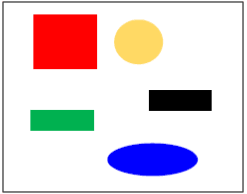
//> input picture test6/1.png, 247 x 194 px, given in place of poly.jpg, which was not available
$ ./test6_test   (built with g++ and OpenCV 4)
//> lines starting //> are read from the running program, lines starting //| are printed output that depends on the picture; after the words box and inside, x2 and y2 are one past the last pixel; in counts of white or black regions, pixels touching at a corner belong together; pictures that were not available may be replaced by others from this repository, and a replacement may not be noted
#include <opencv2/opencv.hpp>
#include "opencv2/highgui/highgui.hpp"
#include "opencv2/imgproc/imgproc.hpp"
#include <math.h>

using namespace cv;
using namespace std;

char* imagePath[] = { "poly.jpg", "test6\\1.png", "test6\\交通1.jpg", "test6\\交通2.jpg",
"test6\\交通3.jpg", "test6\\交通5.jpg",  "test6\\交通6.jpg",  "test6\\交通7.jpeg" };

int main()
{
	Mat srcImage = imread(imagePath[0]);
//> srcImage is the input picture: 194 rows x 247 cols, CV_8UC3; mean B, G, R 214.5, 209, 224
//> imagePath = 8 items
	resize(srcImage, srcImage, Size(480, 360));
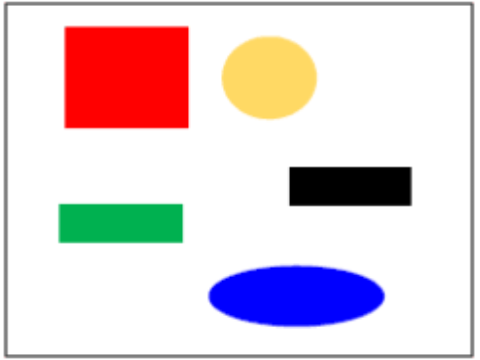
//> srcImage: 360 rows x 480 cols, CV_8UC3; mean B, G, R 214.5, 209, 224
	Mat filterImage, grayImage, binaryImage;
	bilateralFilter(srcImage, filterImage, 25, 25 * 2, 25 / 2);
	cvtColor(filterImage, grayImage, CV_RGB2GRAY);
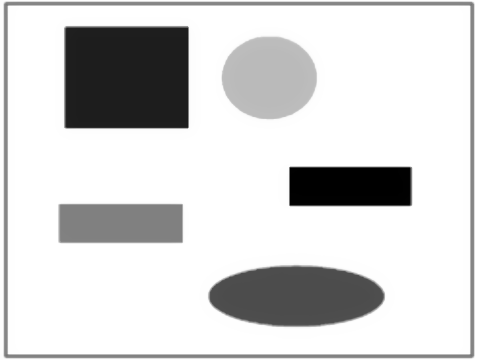
//> grayImage: 360 rows x 480 cols, CV_8UC1; min 0, max 255, mean 212.4
	threshold(grayImage, binaryImage, 200, 255, THRESH_BINARY_INV);
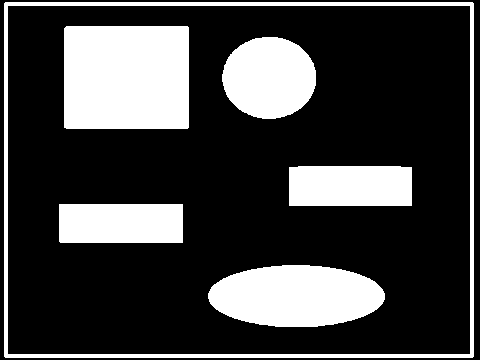
//> binaryImage: 360 rows x 480 cols, CV_8UC1; 25.4% white; 6 white regions

	vector<vector<Point> > contours;
	vector<Vec4i> hierarchy;
	findContours(binaryImage, contours, hierarchy, RETR_CCOMP, CHAIN_APPROX_NONE); //找轮廓
//> contours = 7 contours; box (x1, y1, x2, y2) and area: (4, 2, 474, 358) 166493, (7, 5, 471, 355) 161585, (64, 26, 189, 129) 12644, (208, 265, 385, 327) 8460, (222, 37, 316, 119) 5935, (289, 166, 412, 206) 4739, (59, 204, 183, 243) 4674

	Mat canvas(srcImage.rows, srcImage.cols, CV_8UC3);
	canvas = Scalar::all(255);

	cout << contours.size() << endl;
//| 7
	for (int index = 0; index >= 0; index = hierarchy[index][0])
	{
		cout << "index" << index << endl;
		CvPoint2D32f rectpoint[4];
		CvBox2D rect = minAreaRect(Mat(contours[index]));

		cvBoxPoints(rect, rectpoint); //获取4个顶点坐标
									  //与水平线的角度
		int line1 = sqrt((rectpoint[1].y - rectpoint[0].y)*(rectpoint[1].y - rectpoint[0].y) + (rectpoint[1].x - rectpoint[0].x)*(rectpoint[1].x - rectpoint[0].x));
		int line2 = sqrt((rectpoint[3].y - rectpoint[0].y)*(rectpoint[3].y - rectpoint[0].y) + (rectpoint[3].x - rectpoint[0].x)*(rectpoint[3].x - rectpoint[0].x));
		float centerX = (rectpoint[2].x + rectpoint[0].x) / 2;
		float centerY = (rectpoint[2].y + rectpoint[0].y) / 2;
		if (line1*line2 > srcImage.cols * srcImage.rows * 0.9)
			continue;
		Vec3b color = srcImage.at<Vec3b>(centerY, centerX);
		drawContours(binaryImage, contours, index, Scalar(255), CV_FILLED, 8, hierarchy, INT_MAX);
		if (color[0] < 120 && color[1] > 200 && color[2] > 200)

		{
			putText(srcImage, "YELLOW", Point(centerX, centerY), 1, 1, Scalar(0, 0, 0),1);
		}
		else if(color[0] > 200 && color[1] < 20 && color[2] < 20)
		{
			putText(srcImage, "BLUE", Point(centerX, centerY), 1, 1, Scalar(0, 0, 0), 1);
		}
		else if (color[0] < 20 && color[1] < 20 && color[2] > 200)
		{
			putText(srcImage, "RED", Point(centerX, centerY), 1, 1, Scalar(0, 0, 0), 1);
		}
		else if (color[0] < 100 && color[1] > 100 && color[2] < 10)
		{
			putText(srcImage, "GREEN", Point(centerX, centerY), 1, 1, Scalar(0, 0, 0), 1);
		}
		else if (color[0] < 20 && color[1] < 20 && color[2] < 20)
		{
			putText(srcImage, "BLACK", Point(centerX, centerY), 1, 1, Scalar(0, 0, 255), 1);
		}
		rectangle(srcImage, rectpoint[0], rectpoint[2], Scalar(255), 2);
	//	imshow("canvas", canvas);
//		waitKey();
	}
//> this loop made 6 passes
//> (rect, rectpoint, line1, line2, centerX, centerY, color) on pass 5: (centre (126, 77), size (102, 124), angle -90, 4 Points (x, y): [188, 128], [64, 128], [64, 26], [188, 26], 123, 101, 126, 77, [0, 0, 255])
//> (rect, line1, line2, centerX, centerY, color) on passes 1 to 4: (centre (296, 295.5), size (61, 176), angle -90, 176, 61, 296, 295.5, [255, 0, 0]), (centre (120.5, 223), size (38, 123), angle -90, 122, 38, 120.5, 223, [80, 177, 0]), (centre (350, 185.5), size (39, 122), angle -90, 122, 39, 350, 185.5, [0, 0, 0]), (centre (268.5, 77.5), size (81, 93), angle -90, 93, 81, 268.5, 77.5, [100, 217, 255])
//> pass 2, `putText(srcImage, "GREEN", Point(centerX, centerY), 1, 1, Scalar(0, 0,..`:
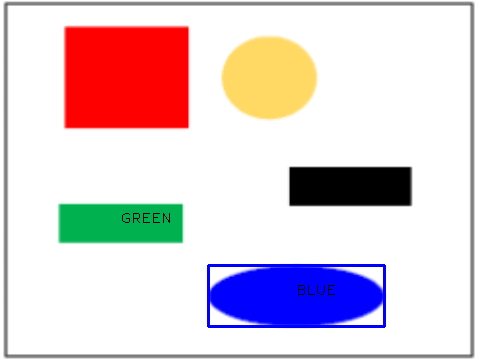
//> srcImage: 360 rows x 480 cols, CV_8UC3; mean B, G, R 214.3, 207, 222.1
//> pass 3, `putText(srcImage, "BLACK", Point(centerX, centerY), 1, 1, Scalar(0, 0,..`:
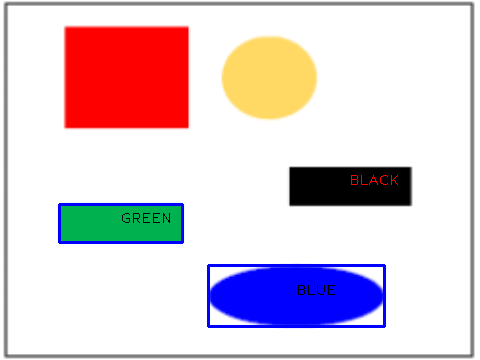
//> srcImage: 360 rows x 480 cols, CV_8UC3; 0.62% of pixels changed, all inside (x1, y1, x2, y2) = (58, 175, 398, 244)
//> after the loop:
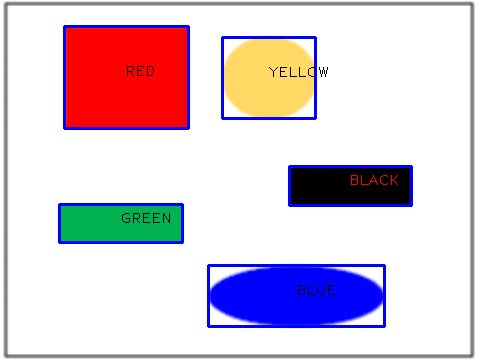
//> srcImage: 360 rows x 480 cols, CV_8UC3; 2.06% of pixels changed, all inside (x1, y1, x2, y2) = (63, 25, 413, 207)
	srcImage.copyTo(canvas, binaryImage);
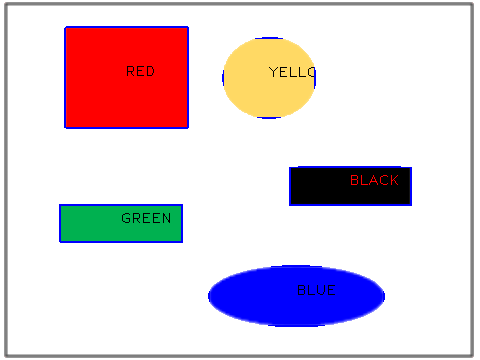
//> canvas: 360 rows x 480 cols, CV_8UC3; mean B, G, R 217.2, 207.7, 222.5
	imshow("src", srcImage);
	imshow("bin", binaryImage);
	imshow("canvas", canvas);
	waitKey();

	return 0;
}
